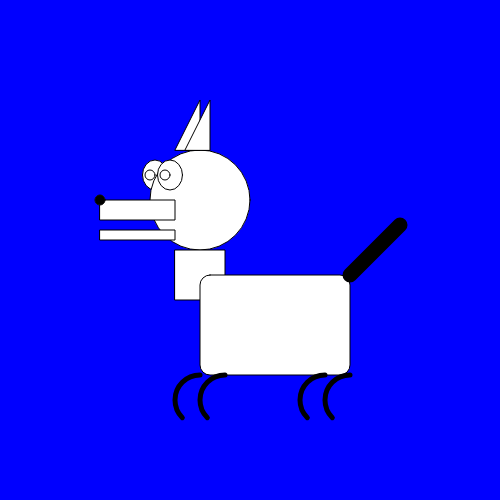
Frame 1 (no input)
Frame 60 (no input): identical to frame 1, image omitted
Frame 120 (the mouse pressed at the canvas centre since frame 60): identical to frame 1, image omitted

The p5.js sketch that drew this single still picture (run headless with seeded random() and noise() and a simulated clock; from frame 60 on, the mouse is pressed at the canvas centre):

// p5.js sketch
// ── sketch.js
//global variables
var backgroundColor ="blue"; //strings
var earOffset = 10;
function setup() {
  // put setup code here
  createCanvas(500,500);
  background("grey");
console.log(backgroundColor);
}


function draw() {
  strokeWeight(1);
  fill(255);
  background(backgroundColor);

  //eye
  //click
  function mousePressed(){
    backgroundColor = "blue";
  }

  function mouseReleased(){
    backgroundColor = "white";
  }

  ellipse(155,175,25,30);

  //pupil

  ellipse(150,175,10,10);

  //head
  ellipse(200,200,100,100);

  //mouth
rect(100,200,75,20);
rect(100,230,75,10);

//nose
ellipse(100,200,10,10);
strokeWeight(10);
point(100,200);
strokeWeight(1);
  //eyes
  ellipse(170,175,25,30);
  //pupil
  ellipse(165,175,10,10);

  //neck
  rect(175,250,50,50);
  //body
  rect(200,275,150,100,10);
  //ears
  triangle(175,150,200,100,200,150);
    triangle(175 + 10,150,200 + 10,100,200 + 10,150);
    //tail
    strokeWeight(15);
    line(350,275,350+50,275-50);

    strokeWeight(5);

    //legs
    noFill();
    angleMode(DEGREES);
    arc(200,400,50,50,135,270);
    arc(225,400,50,50,135,270);
    arc(325,400,50,50,135,270);
    arc(350,400,50,50,135,270);











  // put drawing code here
}
